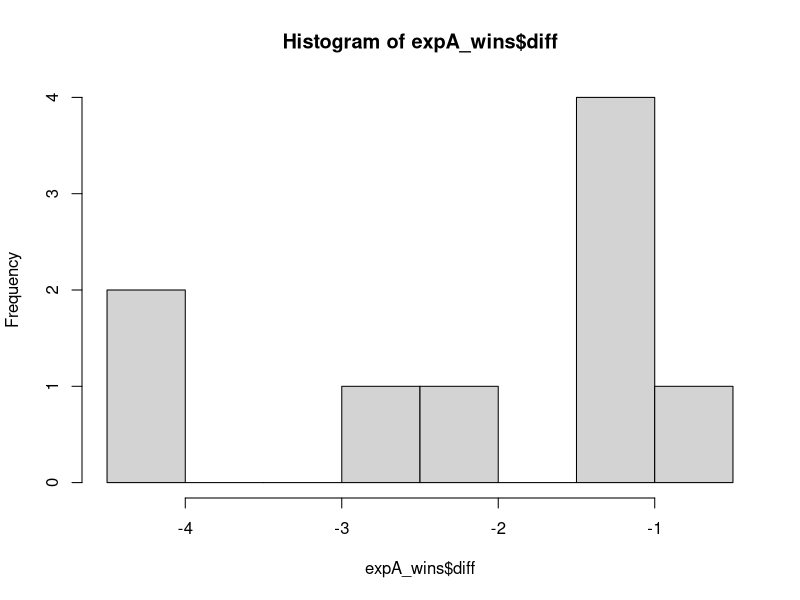
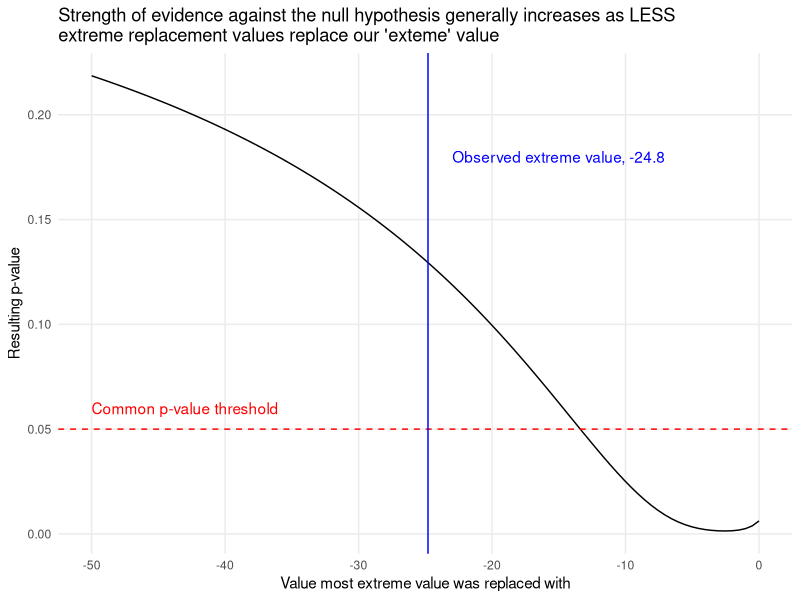
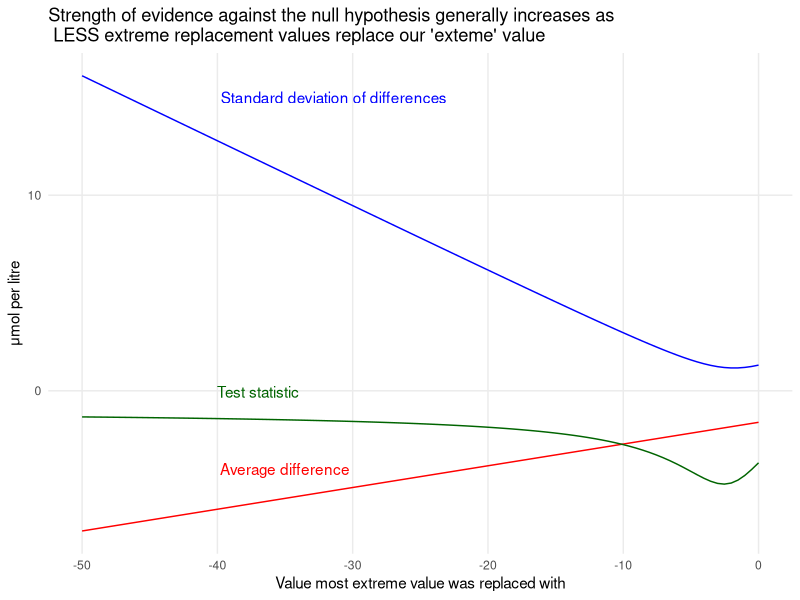

Write the R code that produced these figures, in order.
## ---- chunk 1
knitr::include_graphics("https://i.kym-cdn.com/entries/icons/original/000/027/475/Screen_Shot_2018-10-25_at_11.02.15_AM.png")
## ---- chunk 2
library(tidyverse)
library(broom) #tidy function
library(kableExtra)
## ---- chunk 3
expA <- tibble(
  sample = c(101, 102, 103, 104, 105, 106, 107, 108, 109),
  before = c(7.4, 8.9, 11.1, 12.3, 21.8, 39.6, 43, 46.6, 279.6),
  after = c(6.3, 7.9, 10.3, 11.3, 20.7, 36.8, 38.7, 44.2, 254.8)
    ) %>% 
  mutate(diff = after-before) %>% 
  arrange(diff)

expA %>% 
  kbl() %>% 
  kable_styling()
## ---- chunk 4
t.test(expA$diff)
## ---- chunk 5
# create base for Winsorizing
expA_wins <- expA 

# Winsorize (note this code isn't necessarily generalizable!)
expA_wins$diff[1] <- expA_wins$diff[2] 
## ---- chunk 6
hist(expA_wins$diff)
## ---- chunk 7
shapiro.test(expA_wins$diff)
## ---- chunk 8
# t-test
t.test(expA_wins$diff)
## ---- chunk 9
Means = tibble("Version" = c("Mean difference", "Standard deviation"), Raw = c(round(mean(expA$diff),2),  round(sd(expA$diff),2)), Winsorized = c(round(mean(expA_wins$diff), 2), round(sd(expA_wins$diff), 2))) %>% 
  t()

Means %>% 
  kbl() %>%
  kable_styling()
## ---- chunk 10
simulation <- tibble(
  group = rep(1:100, each = 9),
  diff = rep(expA$diff, 100),
  obs = rep(1:9, 100)
) %>% 
  arrange(obs) %>% 
  mutate(extreme_val = rep(round(seq(-50, 0, length.out = 100), 2), 9))

# replace the most extreme value with a series of other values
simulation$diff[1:100] = round(seq(-50, 0, length.out = 100), 2)

simulation_grouped <- simulation %>% 
  group_by(group, extreme_val) %>% 
  select(-obs) %>% 
  nest() %>% 
  mutate(t_test = map(data, ~{t.test(.) %>% tidy()})) %>% 
  unnest(cols = c(data, t_test)) %>% 
  select(-parameter, -method, -alternative) %>% 
  mutate(sd = sd(diff))
## ---- chunk 11
simulation_grouped %>% 
  select(-diff) %>% 
  distinct() %>% 
  group_by(group, extreme_val) %>% 
  ggplot(aes(x = extreme_val, y = p.value)) +
  geom_line() +
  theme_minimal() +
  labs(x = "Value most extreme value was replaced with", y = "Resulting p-value",
       title = "Strength of evidence against the null hypothesis generally increases as LESS\nextreme replacement values replace our 'exteme' value") +
  theme(panel.grid.minor = element_blank()) +
  geom_hline(yintercept = 0.05, colour = "red", lty = 2) +
  geom_vline(xintercept = -24.8, colour = "blue") +
  annotate("text", x = -43, y = 0.06, label = "Common p-value threshold", color = "red") +
  annotate("text", x = -15, y = 0.18, label = "Observed extreme value, -24.8", color = "blue")

## ---- chunk 12
simulation_grouped %>% 
  select(-diff) %>% 
  distinct() %>% 
  group_by(group, extreme_val) %>% 
  pivot_longer(-c(group, extreme_val)) %>% 
  filter(name %in% c("estimate", "sd", "statistic")) %>% 
  ggplot(aes(x = extreme_val, y = value, color = name)) + 
  geom_line() +
    theme_minimal() +
  labs(x = "Value most extreme value was replaced with", y = "μmol per litre",
       title = "Strength of evidence against the null hypothesis generally increases as \n LESS extreme replacement values replace our 'exteme' value") +
  theme(panel.grid.minor = element_blank(), legend.position = 'none') +
    annotate("text", x = -31.4, y = 15, label = "Standard deviation of differences", color = "blue") +
  annotate("text", x = -37, y = -0.05, label = "Test statistic", color = "darkgreen") +
  annotate("text", x = -35, y = -4, label = "Average difference", color = "red") +
  scale_colour_manual(values = c("red", "blue", "darkgreen"))
## ---- chunk 13
expB <- tibble(
  sample = 1:19,
  before = c(7.19, 60.64, 20.56, 4076, 14.69, 23.65, 15.37, 11.71, 36.48, 211.1, 
             413.7, 24.5, 18.4, 96.23, 15.61, 6.78, 141.7, 187.7, 29.57),
  after = c(6.55, 60.85, 19.92, 3954, 13.74, 23.65, 15.2, 11.88, 36.7, 211.1, 
            422.1, 23.53, 18, 93.01, 15.3, 6.47, 140.6, 185.3, 29.17)) %>% 
  mutate(diff = after-before) %>% 
  arrange(diff)

expB

t.test(expB$diff)
## ---- chunk 14
expB_wins <- expB

# replace with next on number line
expB_wins$diff[1] <- expB_wins$diff[2] 
t.test(expB_wins$diff)

# replace with next biggest overall
expB_wins$diff[1] <- expB_wins$diff[19] 
t.test(expB_wins$diff)
  
# replace with next biggest overall, but match sign
expB_wins$diff[1] <- -expB_wins$diff[19] 
t.test(expB_wins$diff)
  
